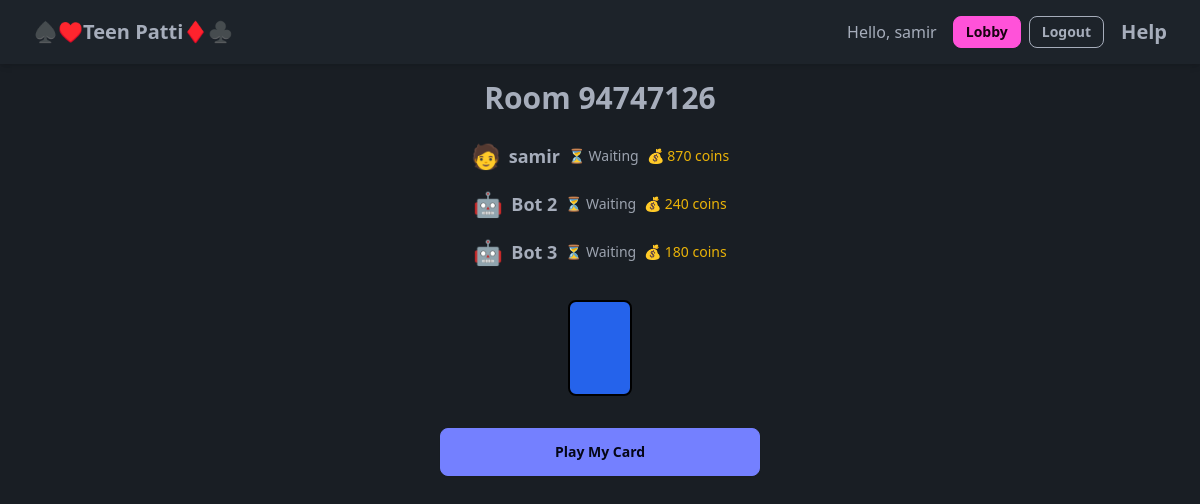
The page /room/94747126/ (signed in) on the database its author committed.
### home/models.py (models this page shows, shortened)
class GameRoom(models.Model):
    room_code = models.CharField(max_length=8, unique=True, default=uuid.uuid4)
    is_active = models.BooleanField(default=True)
    created_at = models.DateTimeField(auto_now_add=True)
    game_started = models.BooleanField(default=False)

class Player(models.Model):
    user = models.ForeignKey(User, on_delete=models.CASCADE, null=True, blank=True)
    room = models.ForeignKey(GameRoom, on_delete=models.CASCADE)
    card = models.JSONField(null=True, blank=True)
    total_score = models.IntegerField(default=0)
    has_played = models.BooleanField(default=False)
    is_bot = models.BooleanField(default=False)
    score = models.IntegerField(default=0)
    balance = models.IntegerField(default=200)
    bet_amount = models.IntegerField(default=0)
    has_bet = models.BooleanField(default=False)

### home/views.py (the view, shortened to what this page needs)
# urls.py: path('room/<str:room_code>/', views.room, name='room'),
def room(request, room_code):
    room = get_object_or_404(GameRoom, room_code=room_code)
    players = Player.objects.filter(room=room)
    current_player = None
    if request.user.is_authenticated:
        current_player = players.filter(user=request.user).first()
    players = Player.objects.filter(room=room)
    waiting_for_more_players = players.count() < 3
    if all(p.has_played for p in players) and room.game_started:
        return redirect(f"/reveal/{room.room_code}/")
    evaluated = []
    for p in players:
        if len(p.card) == 3:
            hand_rank = evaluate_hand(p.card)
            evaluated.append((p, hand_rank))
    winner_player = None
    if evaluated:
        winner_player, _ = max(
            evaluated,
            key=lambda x: (-x[1][0], x[1][1])
        )
    return render(request, "home/room.html", {
        "room_code": room.room_code,
        "players": players,
        "current_player": current_player,
        "evaluated": evaluated,
        "winner": winner_player,
        "waiting_for_more_players": waiting_for_more_players,
        "player_count": players.count(),
    })

### home/utils.py (called while the page is built)
def evaluate_hand(hand):
    rank_order = {r: i for i, r in enumerate(RANKS)}
    values = sorted([rank_order[c[:-1]] for c in hand], reverse=True)
    suits  = [c[-1] for c in hand]
    ranks  = [c[:-1] for c in hand]
    is_trail         = (len(set(ranks)) == 1)
    is_flush         = (len(set(suits)) == 1)
    seq              = is_sequence(values)
    is_pure_sequence = seq and is_flush
    is_pair          = (len(set(ranks)) == 2)
    if is_trail:
        return (1, values)
    if is_pure_sequence:
        return (2, values)
    if seq:
        return (3, values)
    if is_flush:
        return (4, values)
    if is_pair:
        return (5, values)
    return (6, values)

def is_sequence(values):
    sorted_vals = sorted(values)
    if sorted_vals == list(range(sorted_vals[0], sorted_vals[0] + 3)):
        return True
    return sorted_vals == [0, 1, 12]

### home/templates/home/room.html (shortened to what this page needs)
{% extends "home/base.html" %}
{% load static card_svg %}
{% block content %}
<div class="text-center mb-6">
  <h1 class="text-3xl font-bold">Room {{ room_code }}</h1>
</div>
<ul class="flex flex-col items-center space-y-4 mb-8">
  {% for p in players %}
    <li class="flex items-center space-x-3 text-lg">
      <div class="flex items-center space-x-2">
        <span class="text-2xl">
          {% if p.is_bot %}
            🤖
          {% elif p.user %}
            🧑
          {% else %}
            👤
          {% endif %}
        </span>
        <span class="font-semibold">
          {% if p.is_bot %}
            Bot {{ forloop.counter }}
          {% elif p.user %}
            {{ p.user.username|default:p.user.email }}
          {% else %}
            Guest
          {% endif %}
        </span>
        <span class="text-sm text-gray-400">
          {% if p.has_played %}
            ✅ Played
          {% else %}
            ⏳ Waiting
          {% endif %}
        </span>
        <span class="text-sm text-yellow-500">💰 {{ p.balance }} coins</span>
      </div>
    </li>
  {% endfor %}
</ul>
<div class="flex justify-center mb-8">
  <div class="w-16 h-24 bg-blue-600 rounded-lg border-2 border-black"></div>
</div>
<div class="max-w-xs mx-auto space-y-4">
  {% if not waiting_for_more_players %}
    {% if not current_player.has_played %}
      <form method="post" action="/play/{{ room_code }}/">
        <button type="submit" class="btn btn-primary w-full">Play My Card</button>
      </form>
    {% else %}
      <div class="text-center text-gray-400">Waiting for others to play...</div>
    {% endif %}
  {% else %}
    <div class="text-center text-gray-400">
      Waiting for players to join... ({{ players|length }}/3)
    </div>
  {% endif %}
</div>
{% endblock %}

### home/templates/home/base.html (shortened to what this page needs)
{% load static %}
<!DOCTYPE html>
<html lang="en" data-theme="dark">
<head>
  <link rel="stylesheet" href="{% static 'css/output.css' %}">
</head>
<body class="min-h-screen flex flex-col bg-base-200">
  <header class="navbar bg-base-100 px-4 py-2 shadow-md">
    <div class="flex-1">
      <a href="{% url 'lobby' %}" class="btn btn-ghost normal-case text-xl">
        ♠️♥️Teen Patti♦️♣️
      </a>
    </div>
    <div class="flex-none">
      {% if request.user.is_authenticated %}
        <span class="mr-4">Hello, {{ request.user.username }}</span>
        <a href="{% url 'lobby' %}" class="btn btn-sm btn-secondary mr-2">Lobby</a>
        <a href="{% url 'logout' %}?next=/" class="btn btn-sm btn-outline">Logout</a>
      {% else %}
        <a href="{% url 'social:begin' 'auth0' %}" class="btn btn-sm btn-primary">
          Login with Auth0
        </a>
      {% endif %}
    </div>
    <div class="flex-2">
      <a href="https://en.wikipedia.org/wiki/Teen_patti#Ranking_of_hands" class="btn btn-ghost normal-case text-xl">
        Help
      </a>
    </div>
  </header>
  <main class="flex-1 p-4">
    {% block content %}{% endblock %}
  </main>
</body>
</html>

### rows shown on the page
GameRoom: room_code "94747126"
Player: user.username "samir", has_played "⏳ Waiting", balance "870"
Player: has_played "⏳ Waiting", balance "240"
Player: has_played "⏳ Waiting", balance "180"

### other values the page prints
{{ request.user.username }} "samir"
